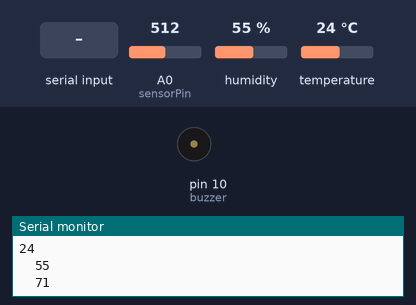
A sketch run on a simulated Arduino Uno, built with avr-gcc and run on an emulated ATmega328P. On the bench: buzzer (waves = sounding), the last lines printed to the serial monitor. The inputs (shaded band) are chosen by the test bench; at power-on: A0 (sensorPin) = 512, humidity 55 %, temperature 24 °C.

Above: at 1.2 s.
1.3 s: A0 (sensorPin) set to 874
6.2 s: A0 (sensorPin) set to 892
At 10.75 s:
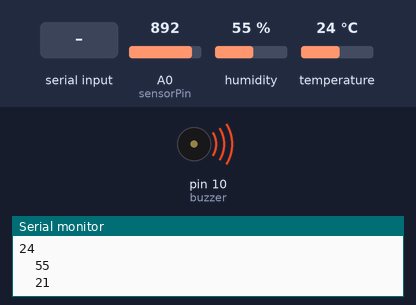
22.1 s: "1\n" received over Serial
Timing chart, 0 to 29.9 s (numbered marks = the images above; inputs shaded):
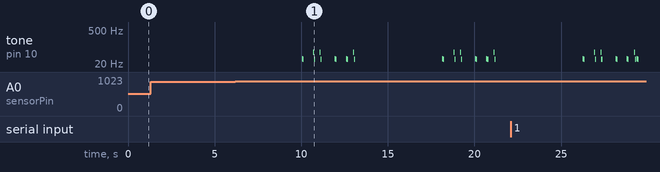

The sketch:

temp_humedfinal.ino
```cpp
#include <dht.h>

dht DHT;
#define DHT11_PIN 8
#define NOTE_B0  31
#define NOTE_C1  33
#define NOTE_B1  62

const int sensorPin = A0;
const int buzzer = 10;
void setup() {
  Serial.begin(9600);
}
int funcSenSoil(){
  int soilhum = analogRead(sensorPin);
  int soilp = map(soilhum,300,1023,100,0);
  return soilp;
}
void funcActTH(){
  DHT.read11(DHT11_PIN);
}
int funcSenTemp(){
  return DHT.temperature;
}
int funcSenHume(){
  return DHT.humidity;
}

void funcCri(){
  const float songSpeed = 1.0;
  int notes[] = {
    NOTE_C1, NOTE_B0, 0, 0, 0,
    NOTE_B1, NOTE_B0, 0, 0, 0,
    NOTE_B1, NOTE_B0, 0, 0, 0,
    NOTE_C1, NOTE_B0, 0, 0, 0,
    NOTE_C1, NOTE_B0, 0, 0, 0,
    NOTE_B1, NOTE_B0};
  int durations[] = {
    50, 50, 250, 125, 175,
    50, 70, 50, 125, 75,
    50, 70, 250, 125, 375,
    50, 50, 250, 125, 175,
    50, 70, 250, 25, 25,
    50, 70};
  const int totalNotes = sizeof(notes) / sizeof(int);
  for (int i = 0; i < totalNotes; i++){
    const int currentNote = notes[i];
    float wait = durations[i] / songSpeed;
    if (currentNote != 0){
      tone(buzzer, notes[i], wait); // tone(pin, frequency, duration)
    }else{
      noTone(buzzer);
    }
    delay(wait);
  }
}


void loop() {
    char getmsg = Serial.read();
    funcActTH();
    if(getmsg == '1'){
      funcCri();
    }
    Serial.println(funcSenTemp());
    Serial.print("\t");
    Serial.println(funcSenHume());
    Serial.print("\t");
    Serial.print(funcSenSoil());
    Serial.println("\n");
    delay(5000);
    if(funcSenSoil() < 20){
      funcCri();
    }
}
```

Measured:
- the behaviour switches between 885 and 886 on A0 (sensorPin) (found by bisection; images 0 and 1)
- after the input at 6.2 s, tone on pin 10 (buzzer): plays 33 Hz for 0.05 s, 31 Hz for 0.05 s, 62 Hz for 0.05 s, 31 Hz for 0.07 s, 62 Hz for 0.05 s, 31 Hz for 0.07 s … (24 notes in this stretch), starting after 3.8 s
